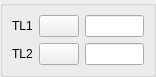
<ui version="4.0" >
 <class>DlgRef_2Sel_QTD</class>
 <widget class="QWidget" name="DlgRef_2Sel_QTD" >
  <property name="geometry" >
   <rect>
    <x>0</x>
    <y>0</y>
    <width>156</width>
    <height>74</height>
   </rect>
  </property>
  <property name="sizePolicy" >
   <sizepolicy>
    <hsizetype>5</hsizetype>
    <vsizetype>7</vsizetype>
    <horstretch>0</horstretch>
    <verstretch>0</verstretch>
   </sizepolicy>
  </property>
  <property name="windowTitle" >
   <string/>
  </property>
  <layout class="QGridLayout" >
   <property name="margin" >
    <number>0</number>
   </property>
   <property name="spacing" >
    <number>6</number>
   </property>
   <item row="0" column="0" >
    <widget class="QGroupBox" name="GroupBox1" >
     <property name="title" >
      <string/>
     </property>
     <layout class="QGridLayout" >
      <property name="margin" >
       <number>9</number>
      </property>
      <property name="spacing" >
       <number>6</number>
      </property>
      <item row="1" column="2" >
       <widget class="QLineEdit" name="LineEdit2" />
      </item>
      <item row="1" column="1" >
       <widget class="QPushButton" name="PushButton2" >
        <property name="sizePolicy" >
         <sizepolicy>
          <hsizetype>0</hsizetype>
          <vsizetype>0</vsizetype>
          <horstretch>0</horstretch>
          <verstretch>0</verstretch>
         </sizepolicy>
        </property>
        <property name="text" >
         <string/>
        </property>
       </widget>
      </item>
      <item row="0" column="0" >
       <widget class="QLabel" name="TextLabel1" >
        <property name="sizePolicy" >
         <sizepolicy>
          <hsizetype>0</hsizetype>
          <vsizetype>0</vsizetype>
          <horstretch>0</horstretch>
          <verstretch>0</verstretch>
         </sizepolicy>
        </property>
        <property name="text" >
         <string>TL1</string>
        </property>
        <property name="wordWrap" >
         <bool>false</bool>
        </property>
       </widget>
      </item>
      <item row="0" column="1" >
       <widget class="QPushButton" name="PushButton1" >
        <property name="sizePolicy" >
         <sizepolicy>
          <hsizetype>0</hsizetype>
          <vsizetype>0</vsizetype>
          <horstretch>0</horstretch>
          <verstretch>0</verstretch>
         </sizepolicy>
        </property>
        <property name="text" >
         <string/>
        </property>
       </widget>
      </item>
      <item row="1" column="0" >
       <widget class="QLabel" name="TextLabel2" >
        <property name="sizePolicy" >
         <sizepolicy>
          <hsizetype>0</hsizetype>
          <vsizetype>0</vsizetype>
          <horstretch>0</horstretch>
          <verstretch>0</verstretch>
         </sizepolicy>
        </property>
        <property name="text" >
         <string>TL2</string>
        </property>
        <property name="wordWrap" >
         <bool>false</bool>
        </property>
       </widget>
      </item>
      <item row="0" column="2" >
       <widget class="QLineEdit" name="LineEdit1" />
      </item>
     </layout>
    </widget>
   </item>
  </layout>
 </widget>
 <layoutdefault spacing="6" margin="11" />
 <pixmapfunction>qPixmapFromMimeSource</pixmapfunction>
 <tabstops>
  <tabstop>PushButton1</tabstop>
  <tabstop>LineEdit1</tabstop>
  <tabstop>PushButton2</tabstop>
  <tabstop>LineEdit2</tabstop>
 </tabstops>
 <resources/>
 <connections/>
</ui>
